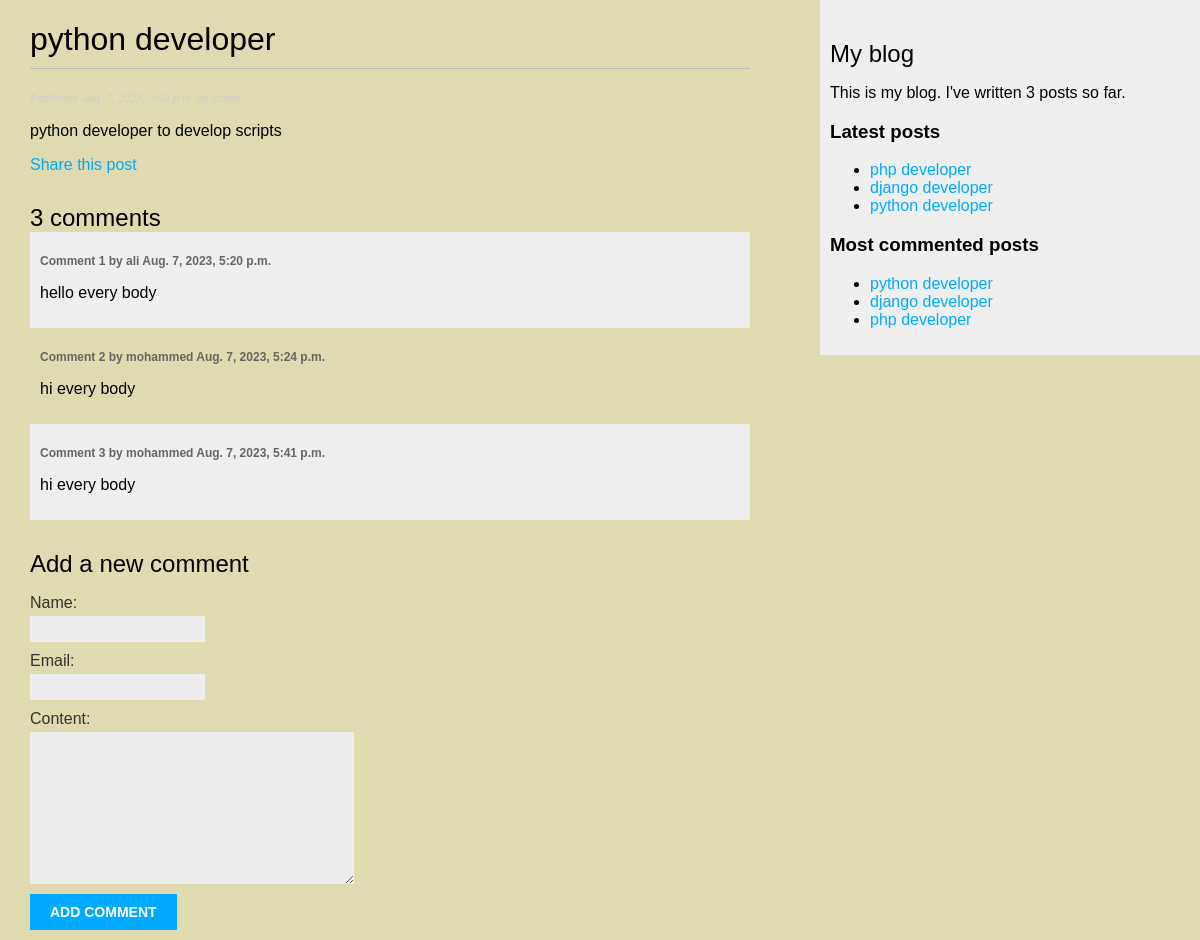
Page /detail/1/ on the committed database.
### Blog/models.py (models this page shows, shortened)
class postBlog(models.Model):
    STATUS={
        ('draft','Draft'),
        ('publish','Publish')
    }
    title=models.CharField(max_length=100)
    author=models.ForeignKey(User,on_delete=models.CASCADE)
    content=models.TextField()
    created_at=models.DateTimeField(auto_now_add=True)
    updated_at=models.DateTimeField(auto_now_add=True)
    published=models.DateTimeField(auto_now_add=True)
    status=models.CharField(choices=STATUS,max_length=10)
    class Meta:
        ordering=('-published',)

class Comment(models.Model):
    post=models.ForeignKey(postBlog,on_delete=models.CASCADE,related_name='comments')
    name=models.CharField(max_length=100,blank=True,null=True)
    email=models.EmailField()
    content=models.TextField()
    create_at=models.DateTimeField(auto_now_add=True)
    update=models.DateTimeField(auto_now_add=True)
    active=models.BooleanField(default=True)
    class Meta:
        ordering = ('create_at',)

### Blog/views.py (the view)
# urls.py: path('detail/<int:id>/', views.detail_post, name='detail_post'),
def detail_post(request,id):
    post=postBlog.objects.get(id=id)
    comments=post.comments.filter(active=True)
    new_comment=None
    if request.method=='POST':
       form=commentForm(request.POST)
       if form.is_valid():
          new_comment=form.save(commit=False)
          new_comment.post=post
          new_comment.save()
    else:
       form=commentForm()
    context={
       'post':post,
       'comments':comments,
       'form':form,
       'new_comment':new_comment
    }
    return render(request,'blog/detail.html',context)

### Blog/forms.py
class commentForm(forms.ModelForm):
    class Meta:
        model=Comment
        fields=('name','email','content')

### Blog/templatetags/blog_tags.py (called while the page is built)
@register.simple_tag
def total_posts():
 return postBlog.objects.count()

@register.inclusion_tag('blog/latest_posts.html')
def show_latest_posts(count=5):
 latest_posts = postBlog.objects.order_by('-published')[:count]
 return {'latest_posts': latest_posts}

@register.simple_tag
def get_most_comment(count=3):
    return postBlog.objects.annotate(
     total_comments=Count('comments')
    ).order_by('-total_comments')[:count]

### Blog/templates/blog/detail.html (shortened to what this page needs)
{% extends "base.html" %}
{% block content %}
 <h1>{{ post.title }}</h1>
 <p class="date">
 </p>
 {{ post.content|linebreaks }}
 <p>
    <a href="{% url 'share_post' post.id %}">
    Share this post
    </a>
   </p>
   {% with comments.count as total_comments %}
 <h2>
 {{ total_comments }} comment{{ total_comments|pluralize }}
 </h2>
{% endwith %}
{% for comment in comments %}
 <div class="comment">
 <p class="info">
 Comment {{ forloop.counter }} by {{ comment.name }}
 {{ comment.create_at }}
 </p>
 {{ comment.content|linebreaks }}
 </div>
{% empty %}
 <p>There are no comments yet.</p>
{% endfor %}
{% if new_comment %}
 <h2>Your comment has been added.</h2>
{% else %}
 <h2>Add a new comment</h2>
 <form method="post">
 {{ form.as_p }}
 <p><input type="submit" value="Add comment"></p>
 </form>
{% endif %}
{% endblock %}

### Blog/templates/base.html (shortened to what this page needs)
{% load blog_tags %}
{% load static %}
<!DOCTYPE html>
<html>
<head>
 <link href="{% static 'css/blog.css' %}" rel="stylesheet">
</head>
<body>
 <div id="content">
 {% block content %}
 {% endblock %}
 </div>
 <div id="sidebar">
 <h2>My blog</h2>
 <p>This is my blog. I've written {% total_posts %} posts so far.</p>
 <h3>Latest posts</h3>
 {% show_latest_posts 3 %}
 <h3>Most commented posts</h3>
{% get_most_comment as most_commented_posts %}
<ul>
 {% for post in most_commented_posts %}
 <li>
 <a href="{% url 'detail_post' post.id %}">{{ post.title }}</a>
 </li>
 {% endfor %}
</ul>
 </div>
</body>
</html>

### Blog/templates/blog/latest_posts.html
<ul>
    {% for post in latest_posts %}
    <li>
    <a href="{% url 'detail_post' post.id %}">{{ post.title }}</a>
    </li>
    {% endfor %}
   </ul>

### project/static/css/blog.css (style rules this page uses)
body { margin:0; padding:0; font-family:helvetica, sans-serif; }
a { color:#00abff; text-decoration:none; }
h1 { font-weight:normal; border-bottom:1px solid #bbb; padding:0 0 10px 0; }
h2 { font-weight:normal; margin:30px 0 0; }
#content { float:left; width:60%; padding:0 0 0 30px; }
#sidebar { float:right; width:30%; padding:10px; background:#efefef; height:100%; }
p.date { color:#ccc; font-family: georgia, serif; font-size: 12px; font-style: italic; }
label { float:left; clear:both; color:#333; margin-bottom:4px; }
input, textarea { clear:both; float:left; margin:0 0 10px; background:#ededed; border:0; padding:6px 10px; font-size:12px; }
input[type=submit] { font-weight:bold; background:#00abff; color:#fff; padding:10px 20px; font-size:14px; text-transform:uppercase; }
.comment { padding:10px; }
.comment:nth-child(even) { background:#efefef; }
.comment .info { font-weight:bold; font-size:12px; color:#666; }

### Blog/templates/base.html (style rules this page uses)
body { background-color:rgb(223, 218, 176) }

### rows in the picture
postBlog: title "python developer", content "python developer to develop scripts"
Comment: name "ali", create_at "Aug. 7, 2023, 5:20 p.m.", content "hello every body"
Comment: name "mohammed", create_at "Aug. 7, 2023, 5:24 p.m.", content "hi every body"
Comment: name "mohammed", create_at "Aug. 7, 2023, 5:41 p.m.", content "hi every body"
postBlog: title "php developer"
postBlog: title "django developer"

### other values in the picture
{{ total_comments }} "3"
